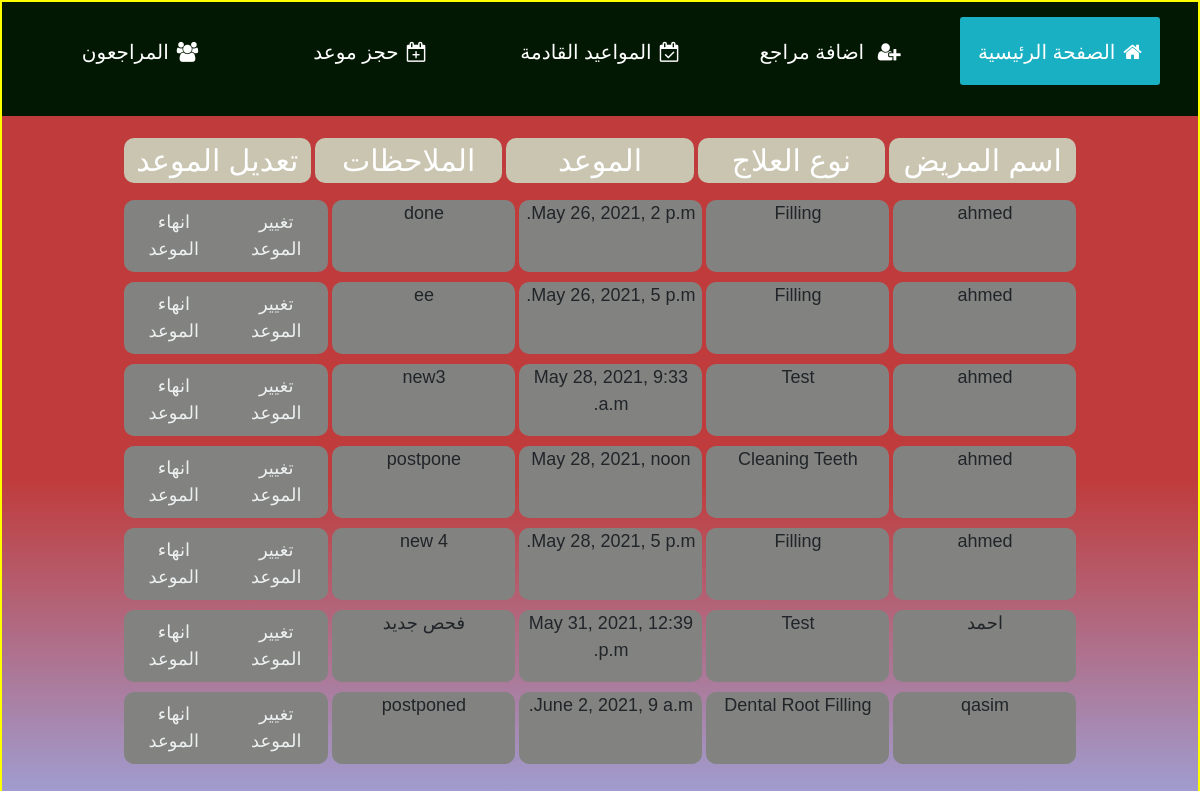
The page /upcoming_appointments (signed in) on the database as committed earlier.
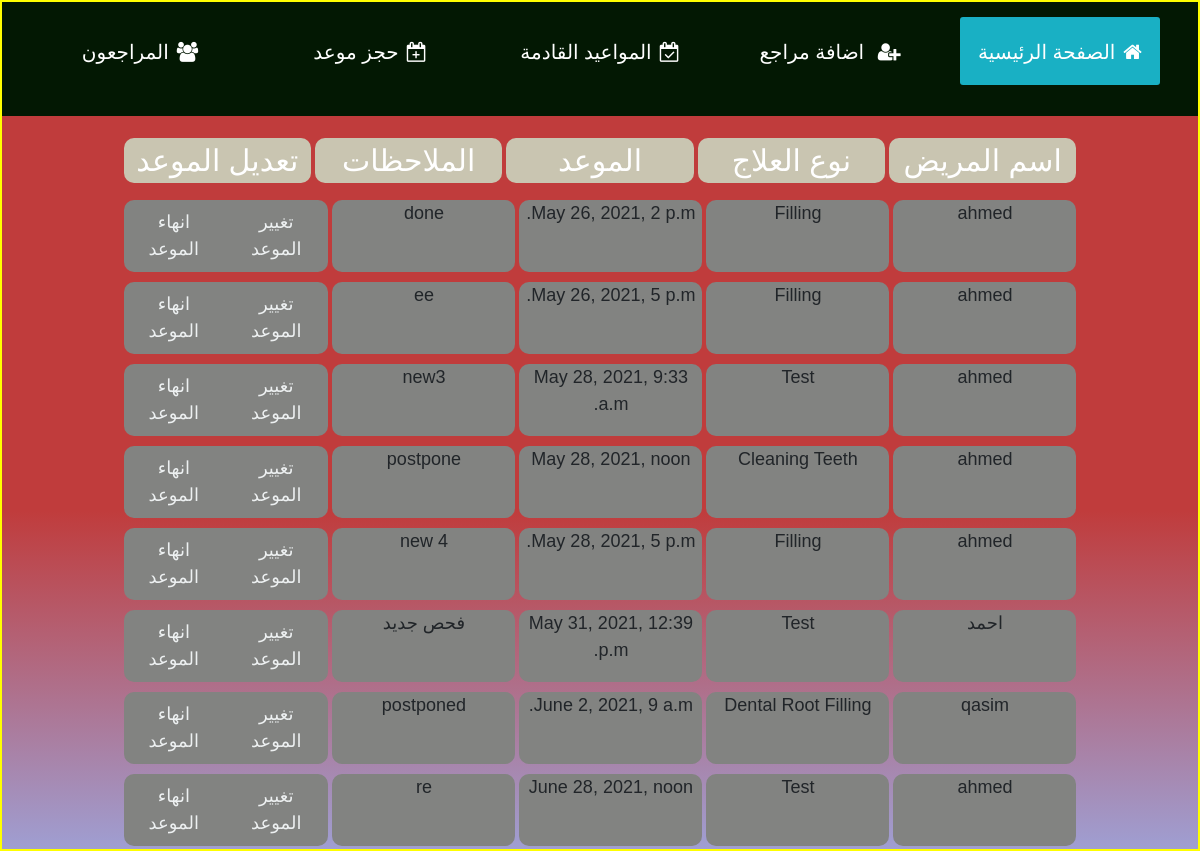
The same page on the database as committed later.
### dentist/models.py (models this page shows)
class Next_appointment(models.Model):
    patient_name = models.ForeignKey(Patients, on_delete=models.CASCADE, related_name="np_name")
    treatment = models.ForeignKey(Treatment, on_delete=models.CASCADE, related_name="n_treatment")
    date = models.DateTimeField(auto_now=False, auto_now_add=False, default=None)
    notes = models.CharField(max_length=100, default="")

class Patients(models.Model):
    male = "m"
    female = "f"
    gender_type = [
        (male, "m"),
        (female, "f")
    ]
    name = models.CharField(max_length=64)
    age = models.IntegerField(null=True)
    gender = models.CharField(max_length=2, choices=gender_type, default=female, null=True, blank=True)
    contact_number = models.IntegerField(null=True, blank=True)
    remaining_amount = models.IntegerField(default=0)
    date_created = models.DateTimeField(auto_now_add=True)
    def __str__(self):
        return f"{self.name}"

class Treatment(models.Model):
    p_name= models.ForeignKey(Patients, on_delete=models.CASCADE, related_name="patient_name")
    treatments = models.ForeignKey(Medication_list, on_delete=models.CASCADE, related_name="list", null=True, blank=True)
    status= models.BooleanField(default=False)
    date_created = models.DateTimeField(auto_now_add=True)
    notes = models.CharField(max_length=100, default="")
    def __str__(self):
        return f"{self.treatments}"

class Medication_list(models.Model):
    treatment_title = models.CharField(max_length=100)
    total_cost = models.IntegerField(default=0)
    def __str__(self):
        return f"{self.treatment_title}"

### dentist/views.py (the view)
# urls.py: path("upcoming_appointments", views.upcoming_appointments, name="upcoming_appointments"),
@login_required
def upcoming_appointments(request):
    upcoming_appointments = Next_appointment.objects.all().order_by('date')
    if upcoming_appointments.exists():
        return render(request, "dentist/upcoming_appointments.html",{
            "upcoming_appointments": upcoming_appointments,
        })
    else:
        return render(request, "dentist/upcoming_appointments.html",{
            "message" : "No upcoming appointments"
        })

### dentist/templates/dentist/upcoming_appointments.html (shortened to what this page needs)
{% extends 'dentist/layout.html'%}
{% load static %}
{% block content %}
    <div class="wrapp">
        <div class="titles">
            <div id="pat-name">اسم المريض</div>
            <div id="treat">نوع العلاج</div>
            <div id="appointment">الموعد</div>
            <div id="note">الملاحظات</div>
            <div id="modify__appointment"> تعديل الموعد </div>
    </div>
        {% for item in upcoming_appointments %}
            <div class="appointment-list">
                <div class="name">{{item.patient_name}}</div>
                <div class="treatment">{{item.treatment}}</div>
                <div class="appointment">{{item.date}}</div>
                <div class="notes">{{item.notes}}</div>
                <div class="edit__wrapp">
                    <button id="{{item.id}}" class="edit">تغيير الموعد</button>
                    <button data-bs-toggle="modal" data-bs-target="#myModal" id="archive" class="change">انهاء الموعد</button>
                </div>
            </div>
        {% endfor %}
    {% endblock %}

Rows that differ between the two databases and show on the page:
added Next_appointment: patient_name "ahmed", treatment "Test", date "June 28, 2021, noon", notes "re"
